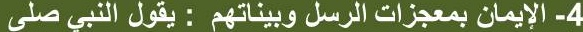
#> input picture 0-raw photo/isi_0049.png, 583 x 32 px; its folder holds only this picture in this run
$ python '1ـNisabaـOCRـcleaning.py'
#> lines starting #> are read from the running program, lines starting #| are printed output that depends on the picture; after the words box and inside, x2 and y2 are one past the last pixel; in counts of white or black regions, pixels touching at a corner belong together
#> in process, img is the input picture: shape (32, 583, 3); mean B, G, R 79.3, 126.6, 110.8
import os
import glob
import cv2
import sys
import numpy as np
from skimage.filters import threshold_sauvola
import importlib

rs = importlib.import_module("NisabaـOCRـfunctions")
sys.stdout.reconfigure(encoding='utf-8')

BASE_DIR = os.path.dirname(os.path.abspath(__file__))
INPUT_DIR = os.path.join(BASE_DIR, "0-raw photo")
OUTPUT_DIR = os.path.join(BASE_DIR, "1-cleaned photo")


def fix_inverted_image(image):
    gray = cv2.cvtColor(image, cv2.COLOR_BGR2GRAY)
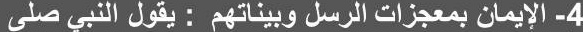
#> gray: shape (32, 583); min 48, max 255, mean 116.4
    h, w = gray.shape
#> h = 32; w = 583
    corners = [
        gray[0:10, 0:10],
        gray[0:10, w - 10:w],
        gray[h - 10:h, 0:10],
        gray[h - 10:h, w - 10:w]
    ]
    corner_brightness = np.mean([np.mean(c) for c in corners])
#> corner_brightness = 114.3

    otsu_val, _ = cv2.threshold(gray, 0, 255, cv2.THRESH_BINARY + cv2.THRESH_OTSU)
#> otsu_val = 162
    dark_pixels = gray[gray <= otsu_val]
#> dark_pixels = 15114 values, max 162 at index 1833, min 48 at index 7999, mean 88.4
    light_pixels = gray[gray > otsu_val]
#> light_pixels = 3542 values, max 255 at index 1262, min 163 at index 61, mean 236.1

    strong_black_ref = float(dark_pixels.mean()) if dark_pixels.size > 0 else 0.0
#> strong_black_ref = 88.4
    strong_white_ref = float(light_pixels.mean()) if light_pixels.size > 0 else 255.0
#> strong_white_ref = 236.1

    dist_to_black = abs(corner_brightness - strong_black_ref)
#> dist_to_black = 25.87
    dist_to_white = abs(corner_brightness - strong_white_ref)
#> dist_to_white = 121.8

    if dist_to_black < dist_to_white:
        return cv2.bitwise_not(image)
    return image


def deskew_image(image):
    gray = cv2.cvtColor(image, cv2.COLOR_BGR2GRAY)
    bit_not = cv2.bitwise_not(gray)

    thresh = cv2.threshold(bit_not, 0, 255, cv2.THRESH_BINARY | cv2.THRESH_OTSU)[1]
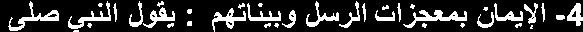
#> thresh: shape (32, 583); 19% white; 38 white regions (10 under 20 px), largest, box (x1, y1, x2, y2) and area: (403, 10, 467, 28) 397, (8, 1, 59, 31) 352, (68, 1, 111, 29) 277

    kernel = cv2.getStructuringElement(cv2.MORPH_RECT, (30, 5))
    dilated = cv2.dilate(thresh, kernel, iterations=2)
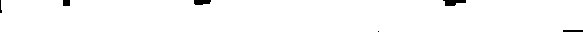
#> dilated: shape (32, 583); 98.6% white; 6 black regions (2 under 20 px), largest, box (x1, y1, x2, y2) and area: (443, 0, 466, 6) 97, (194, 0, 211, 5) 74, (63, 0, 70, 6) 42, (563, 30, 583, 32) 40

    coords = np.column_stack(np.where(dilated > 0))
#> coords = 18386 pairs, first value 0 to 31, second value 0 to 582
    if coords.size == 0:
        return image

    angle = cv2.minAreaRect(coords)[-1]
#> angle = -90

    if angle < -45:
        angle = -(90 + angle)
#> angle = 0
    elif angle > 45:
        angle = 90 - angle
    else:
        angle = -angle

    if abs(angle) < 0.1:
        return image

    (h, w) = image.shape[:2]
    center = (w // 2, h // 2)
    M = cv2.getRotationMatrix2D(center, angle, 1.0)

    rotated = cv2.warpAffine(
        image,
        M,
        (w, h),
        flags=cv2.INTER_CUBIC,
        borderMode=cv2.BORDER_REPLICATE
    )

    return rotated


def upscale_image(image, factor=None):
#> called with factor = 5
    if factor is None:
        factor = rs.get_setting("cleaning.upscale_factor", 5)
    width = int(image.shape[1] * factor)
#> width = 2915
    height = int(image.shape[0] * factor)
#> height = 160
    return cv2.resize(image, (width, height), interpolation=cv2.INTER_LANCZOS4)
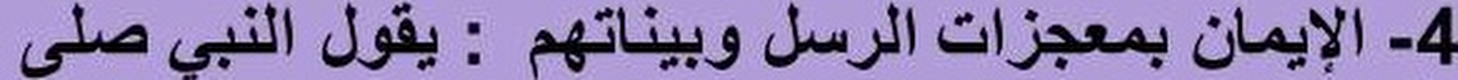
#> returned value: shape (160, 2915, 3) (shown at 1/2 size); mean of channels 0, 1, 2 175.6, 128.9, 144.4; drawn as B, G, R


def binarize_image(image):
    gray = cv2.cvtColor(image, cv2.COLOR_BGR2GRAY)
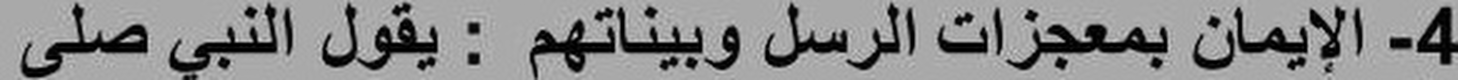
#> gray: shape (160, 2915) (shown at 1/2 size); min 0, max 219, mean 138.8
    blurred = cv2.GaussianBlur(gray, (5, 5), 0)
    _, thresh = cv2.threshold(blurred, 0, 255, cv2.THRESH_BINARY + cv2.THRESH_OTSU)
#> thresh: shape (160, 2915); 80.4% white; 38 black regions, largest, box (x1, y1, x2, y2) and area: (2013, 49, 2335, 140) 10303, (42, 7, 296, 156) 9139, (338, 6, 555, 145) 7297

    kernel = cv2.getStructuringElement(cv2.MORPH_RECT, (1, 1))
    return cv2.morphologyEx(thresh, cv2.MORPH_OPEN, kernel)


def remove_noise_components(binary_image, min_area_ratio=0.0000015, max_area_ratio=0.03):
#> called with min_area_ratio = 1.5e-06, max_area_ratio = 0.03
    h_img, w_img = binary_image.shape
#> h_img = 160; w_img = 2915
    n, labels, stats, _ = cv2.connectedComponentsWithStats(cv2.bitwise_not(binary_image), 8)
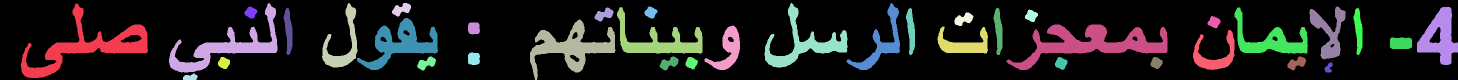
#> labels: shape (160, 2915) int32 (shown at 1/2 size); 39 distinct labels, from 0 to 38; one colour per label, 0 black
#> n = 39; stats = 39 rows, first 6: [0, 0, 2915, 160, 375015], [42, 7, 254, 149, 9139], [338, 6, 217, 139, 7297], [644, 6, 71, 129, 2955], [784, 6, 38, 27, 605], [1529, 6, 166, 129, 5568]

    page_area = h_img * w_img
#> page_area = 466400
    min_area = max(30, page_area * min_area_ratio)
#> min_area = 30
    max_area = page_area * max_area_ratio
#> max_area = 13992

    good = (
        (stats[:, 4] > min_area) & (stats[:, 4] < max_area) &
        (stats[:, 0] > 0) & (stats[:, 1] > 0) &
        (stats[:, 0] + stats[:, 2] < w_img - 1) &
        (stats[:, 1] + stats[:, 3] < h_img - 1)
    )
    good[0] = False

    return cv2.bitwise_not(np.isin(labels, np.nonzero(good)[0]).astype(np.uint8) * 255)
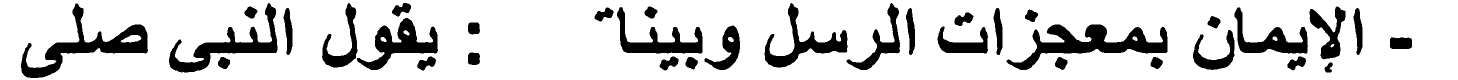
#> returned value: shape (160, 2915) (shown at 1/2 size); 83% white; 35 black regions, largest, box (x1, y1, x2, y2) and area: (2013, 49, 2335, 140) 10303, (42, 7, 296, 156) 9139, (338, 6, 555, 145) 7297


def close_gaps(binary_image):
    k1 = cv2.getStructuringElement(cv2.MORPH_RECT, (3, 1))
    k2 = cv2.getStructuringElement(cv2.MORPH_RECT, (1, 3))
    result = cv2.morphologyEx(binary_image, cv2.MORPH_CLOSE, k1)
#> result: shape (160, 2915); 83.1% white; 35 black regions, largest, box (x1, y1, x2, y2) and area: (2013, 49, 2335, 140) 10303, (42, 7, 296, 156) 9138, (338, 7, 555, 145) 7294
    result = cv2.morphologyEx(result, cv2.MORPH_CLOSE, k2)
    return result


def crop_to_content(binary_image, edge_ratio=0.01):
#> called with edge_ratio = 0.01
    hs = np.sum(binary_image == 0, axis=1) / binary_image.shape[1]
#> hs = 160 values, max 0.515 at index 93, min 0 at index 0, mean 0.169
    top = np.argmax(hs < edge_ratio) if np.any(hs < edge_ratio) else 0
#> top = 0
    bot = (binary_image.shape[0] - np.argmax(hs[::-1] < edge_ratio)
           if np.any(hs[::-1] < edge_ratio) else binary_image.shape[0])
#> bot = 160
    cropped = binary_image[top:bot, :]

    vs = np.sum(cropped == 0, axis=0) / cropped.shape[0]
#> vs = 2915 values, max 0.681 at index 1589, min 0 at index 0, mean 0.169
    left = np.argmax(vs < edge_ratio) if np.any(vs < edge_ratio) else 0
#> left = 0
    right = (cropped.shape[1] - np.argmax(vs[::-1] < edge_ratio)
             if np.any(vs[::-1] < edge_ratio) else cropped.shape[1])
#> right = 2915
    cropped = cropped[:, left:right]

    return cropped


def clean_image(image):
    image = fix_inverted_image(image)
    image = deskew_image(image)
    upscaled = upscale_image(image, factor=5)
    binary = binarize_image(upscaled)
    binary = remove_noise_components(binary)
    binary = close_gaps(binary)
    binary = crop_to_content(binary)
    return binary


def get_input_images():
    supported_extensions = ["*.png", "*.jpg", "*.jpeg", "*.bmp", "*.webp"]
    images = []
    for ext in supported_extensions:
        images.extend(glob.glob(os.path.join(INPUT_DIR, ext)))
    return images


def process():
    os.makedirs(INPUT_DIR, exist_ok=True)
    os.makedirs(OUTPUT_DIR, exist_ok=True)

    input_images = get_input_images()
    if not input_images:
        raise FileNotFoundError(f"Input folder is empty! Place an image inside: {INPUT_DIR}")

    input_path = input_images[0]

    img = cv2.imread(input_path)
    if img is None:
        raise FileNotFoundError(f"Could not read the image from: {input_path}")

    final_result = clean_image(img)

    file_name = os.path.basename(input_path)
    output_path = os.path.join(OUTPUT_DIR, f"cleaned_{file_name}")
    cv2.imwrite(output_path, final_result)


if __name__ == "__main__":
    process()
